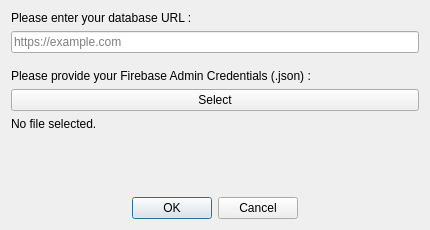
<?xml version="1.0" encoding="UTF-8"?>
<ui version="4.0">
 <class>ApplicationSetup</class>
 <widget class="QDialog" name="ApplicationSetup">
  <property name="geometry">
   <rect>
    <x>0</x>
    <y>0</y>
    <width>430</width>
    <height>230</height>
   </rect>
  </property>
  <property name="windowTitle">
   <string>Application Setup</string>
  </property>
  <layout class="QVBoxLayout" name="verticalLayout">
   <item>
    <widget class="QLabel" name="label_url">
     <property name="text">
      <string>Please enter your database URL :</string>
     </property>
    </widget>
   </item>
   <item>
    <widget class="QLineEdit" name="lineEdit_url">
     <property name="placeholderText">
      <string>https://example.com</string>
     </property>
    </widget>
   </item>
   <item>
    <spacer name="verticalSpacer">
     <property name="orientation">
      <enum>Qt::Vertical</enum>
     </property>
     <property name="sizeType">
      <enum>QSizePolicy::Fixed</enum>
     </property>
     <property name="sizeHint" stdset="0">
      <size>
       <width>20</width>
       <height>10</height>
      </size>
     </property>
    </spacer>
   </item>
   <item>
    <widget class="QLabel" name="label_file">
     <property name="text">
      <string>Please provide your Firebase Admin Credentials (.json) :</string>
     </property>
    </widget>
   </item>
   <item>
    <widget class="QPushButton" name="selectFileButton">
     <property name="text">
      <string>Select</string>
     </property>
    </widget>
   </item>
   <item>
    <widget class="QLabel" name="selectedFileLabel">
     <property name="text">
      <string>No file selected.</string>
     </property>
    </widget>
   </item>
   <item>
    <spacer name="verticalSpacer_2">
     <property name="orientation">
      <enum>Qt::Vertical</enum>
     </property>
     <property name="sizeType">
      <enum>QSizePolicy::Expanding</enum>
     </property>
     <property name="sizeHint" stdset="0">
      <size>
       <width>20</width>
       <height>40</height>
      </size>
     </property>
    </spacer>
   </item>
   <item>
    <widget class="QDialogButtonBox" name="buttonBox">
     <property name="standardButtons">
      <set>QDialogButtonBox::Cancel|QDialogButtonBox::Ok</set>
     </property>
     <property name="centerButtons">
      <bool>true</bool>
     </property>
    </widget>
   </item>
  </layout>
 </widget>
 <resources/>
 <connections>
  <connection>
   <sender>buttonBox</sender>
   <signal>accepted()</signal>
   <receiver>ApplicationSetup</receiver>
   <slot>accept()</slot>
   <hints>
    <hint type="sourcelabel">
     <x>248</x>
     <y>254</y>
    </hint>
    <hint type="destinationlabel">
     <x>157</x>
     <y>274</y>
    </hint>
   </hints>
  </connection>
  <connection>
   <sender>buttonBox</sender>
   <signal>rejected()</signal>
   <receiver>ApplicationSetup</receiver>
   <slot>reject()</slot>
   <hints>
    <hint type="sourcelabel">
     <x>316</x>
     <y>260</y>
    </hint>
    <hint type="destinationlabel">
     <x>286</x>
     <y>274</y>
    </hint>
   </hints>
  </connection>
 </connections>
</ui>
